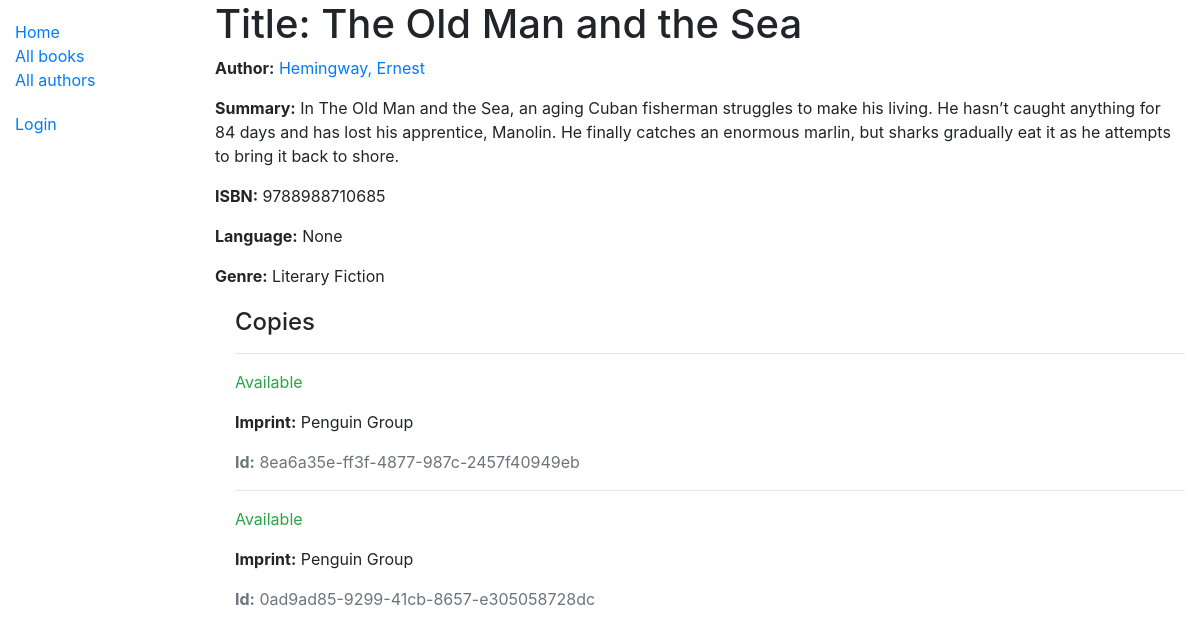
Before: /catalog/book/2 with the older database file.
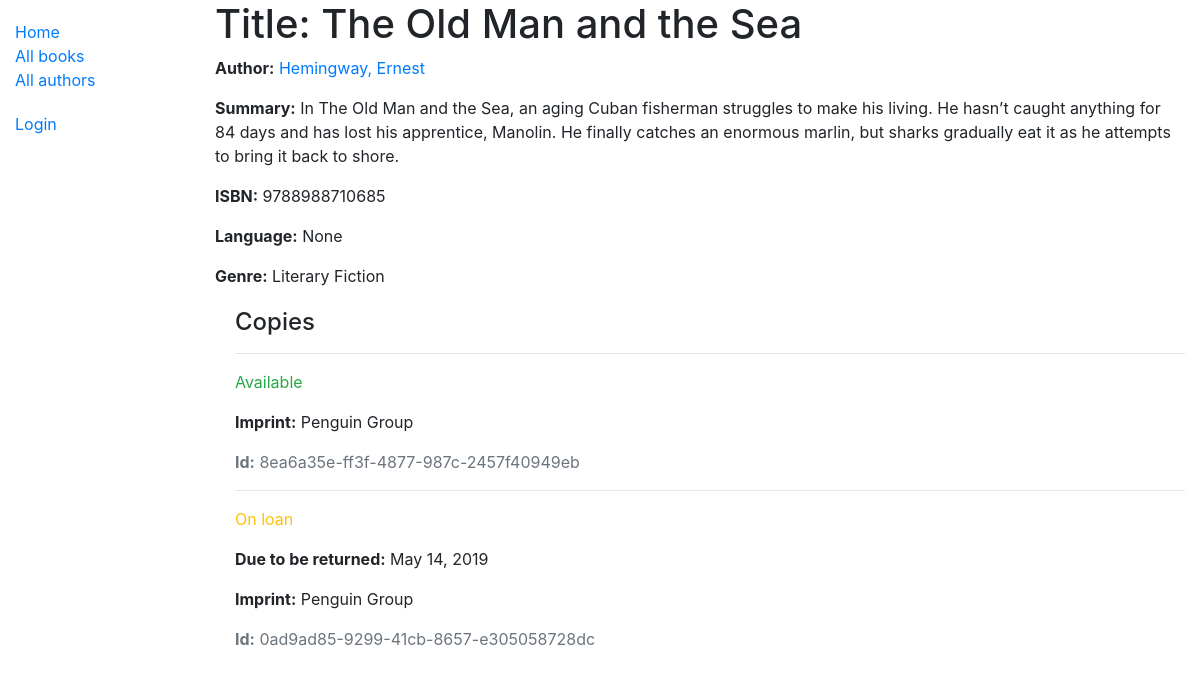
After: the same page with the newer database file.
### catalog/models.py (models this page shows, shortened)
class BookInstance(models.Model):
    id = models.UUIDField(primary_key=True, default=uuid.uuid4,
                          help_text="Unique ID for this particular book across whole library")
    book = models.ForeignKey('Book', on_delete=models.SET_NULL, null=True)
    imprint = models.CharField(max_length=200)
    due_back = models.DateField(null=True, blank=True)
    borrower = models.ForeignKey(User, on_delete=models.SET_NULL, null=True, blank=True)
    LOAN_STATUS = (
        ('d', 'Maintenance'),
        ('o', 'On loan'),
        ('a', 'Available'),
        ('r', 'Reserved'),
    )
    status = models.CharField(
        max_length=1,
        choices=LOAN_STATUS,
        blank=True,
        default='d',
        help_text='Book availability'
        )
    class Meta:
        ordering = ['due_back']
        permissions = (("can_mark_returned", "Set book as returned"),)

### catalog/views.py (the view)
# urls.py: path('book/<int:pk>', views.BookDetailView.as_view(), name='book-detail'),
class BookDetailView(generic.DetailView):
    model = Book

### catalog/models.py (called while the page is built)
    def __str__(self):
        return self.name

    def __str__(self):
        return f'{self.last_name}, {self.first_name}'

### catalog/templates/catalog/book_detail.html
{% extends "base_generic.html" %}
{% block content %}
  <h1>Title: {{ book.title }}</h1>
  <p><strong>Author:</strong> <a href="{% url 'author-detail' book.author.pk %}">{{ book.author }}</a></p>
  <p><strong>Summary:</strong> {{ book.summary }}</p>
  <p><strong>ISBN:</strong> {{ book.isbn }}</p>
  <p><strong>Language:</strong> {{ book.language }}</p>
  <p><strong>Genre:</strong> {% for genre in book.genre.all %} {{ genre }}{% if not forloop.last %}, {% endif %}{% endfor %}</p>
  <div style="margin-left:20px;margin-top:20px">
    <h4>Copies</h4>
    {% for copy in book.bookinstance_set.all %}
      <hr>
      <p class="{% if copy.status == 'a' %}text-success{% elif copy.status == 'm' %}text-danger{% else %}text-warning{% endif %}">{{ copy.get_status_display }}</p>
      {% if copy.status != 'a' %}
        <p><strong>Due to be returned:</strong> {{copy.due_back}}</p>
      {% endif %}
      <p><strong>Imprint:</strong> {{copy.imprint}}</p>
      <p class="text-muted"><strong>Id:</strong> {{copy.id}}</p>
    {% endfor %}
  </div>
{% endblock %}

Changed rows visible on the page:
changed BookInstance "0ad9ad85-9299-41cb-8657-e305058728dc": status "Available" → "On loan"; due_back (not shown) → "May 14, 2019"
